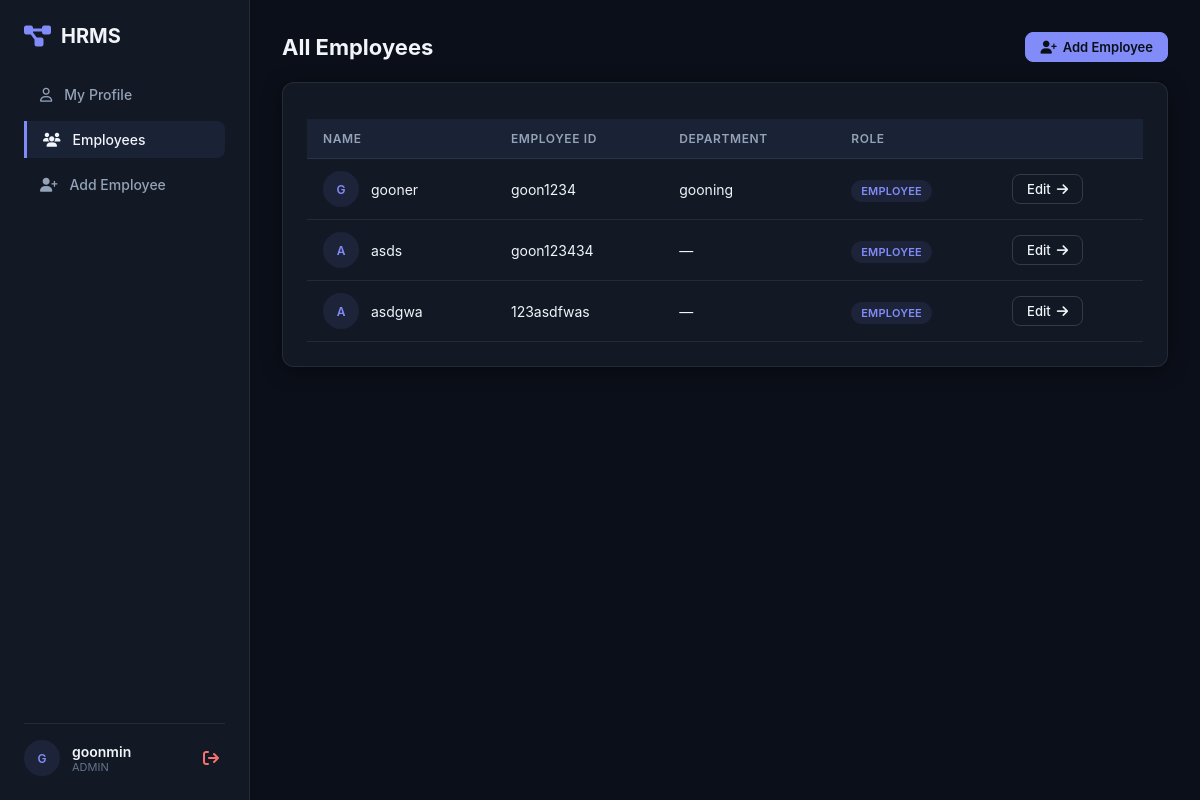
Page /employees/ (signed in) on the committed database.
### accounts/models.py (models this page shows, shortened)
class Profile(models.Model):
    ROLE_CHOICES = [
            ("EMPLOYEE", 'Employee'),
            ("ADMIN", "Admin/HR")
            ]
    user = models.OneToOneField(User, on_delete= models.CASCADE)
    role = models.CharField(max_length= 10, choices= ROLE_CHOICES, default="EMPLOYEE")
    employee_id = models.CharField(max_length= 20, unique= True)
    department = models.CharField(max_length= 100, blank= True)
    job_title = models.CharField(max_length= 100, blank= True)
    phone = models.CharField(max_length= 15, blank= True)
    address = models.TextField(blank= True)
    email = models.CharField(max_length=100, blank= True)
    profile_pic = models.ImageField(upload_to= 'profile_pics/', blank= True, null= True)

### accounts/views.py (the view)
# urls.py: path('employees/', views.employee_list_view, name='employee_list'),
@login_required
@user_passes_test(isAdmin)
def employee_list_view(request):
    profiles = Profile.objects.exclude(user=request.user).select_related('user')
    return render(request, 'accounts/employee_list.html', {'profiles': profiles})

### accounts/views.py (called while the page is built)
def isAdmin(user):
    return hasattr(user, 'profile') and user.profile.role == 'ADMIN'

### accounts/templates/accounts/employee_list.html (shortened to what this page needs)
{% extends "accounts/base.html" %}
{% block content %}
<div class="hdr">
    <h1 style="font-size:22px; font-weight:700;">All Employees</h1>
    <a href="{% url 'create_employee' %}" class="btn btn-primary"><i class="fa-solid fa-user-plus"></i> Add Employee</a>
</div>
<div class="card">
    {% if profiles %}
    <table>
        <thead>
            <tr>
                <th scope="col">Name</th>
                <th scope="col">Employee ID</th>
                <th scope="col">Department</th>
                <th scope="col">Role</th>
                <th scope="col"></th>
            </tr>
        </thead>
        <tbody>
            {% for profile in profiles %}
            <tr>
                <td>
                    <div class="row" style="border:none; padding:0;">
                        <div class="avatar av-a">{{ profile.user.username|first|upper }}</div>
                        {{ profile.user.username }}
                    </div>
                </td>
                <td>{{ profile.employee_id }}</td>
                <td>{{ profile.department|default:"—" }}</td>
                <td><span class="badge badge-{{ profile.role|lower }}">{{ profile.role }}</span></td>
                <td><a href="{% url 'edit_employee' profile.id %}" class="btn">Edit <i class="fa-solid fa-arrow-right"></i></a></td>
            </tr>
            {% endfor %}
        </tbody>
    </table>
    {% else %}
        <p style="text-align:center; color:var(--text-muted); padding:2rem 0;">No employees yet. Add one to get started.</p>
    {% endif %}
</div>
{% endblock %}

### accounts/templates/accounts/base.html (shortened to what this page needs)
{% load static %}
<!DOCTYPE html>
<html lang="en">
<head>
    <link rel="stylesheet" href="https://cdnjs.cloudflare.com/ajax/libs/font-awesome/6.5.1/css/all.min.css">
    <link rel="stylesheet" href="{% static 'css/style.css' %}">
</head>
<body>
    {% if user.is_authenticated %}
    <div class="app-container">
        <aside class="sidebar">
            <div class="brand"><i class="fa-solid fa-diagram-project"></i> HRMS</div>
            <ul class="nav-list">
                <li class="nav-item {% if request.resolver_match.url_name == 'profile' %}active{% endif %}">
                    <a href="{% url 'profile' %}"><i class="fa-regular fa-user"></i> My Profile</a>
                </li>
                {% if user.profile.role == 'ADMIN' %}
                <li class="nav-item {% if request.resolver_match.url_name == 'employee_list' %}active{% endif %}">
                    <a href="{% url 'employee_list' %}"><i class="fa-solid fa-users"></i> Employees</a>
                </li>
                <li class="nav-item {% if request.resolver_match.url_name == 'create_employee' %}active{% endif %}">
                    <a href="{% url 'create_employee' %}"><i class="fa-solid fa-user-plus"></i> Add Employee</a>
                </li>
                {% endif %}
            </ul>
            <div class="user-profile-section">
                {% if user.profile.profile_pic %}
                    <img src="{{ user.profile.profile_pic.url }}" alt="{{ user.username }}">
                {% else %}
                    <div class="avatar av-a">{{ user.username|first|upper }}</div>
                {% endif %}
                <div class="user-profile-info">
                    <div class="name">{{ user.username }}</div>
                    <div class="role">{{ user.profile.role }}</div>
                </div>
                <a href="{% url 'logout' %}" class="logout-btn" title="Logout"><i class="fa-solid fa-arrow-right-from-bracket"></i></a>
            </div>
        </aside>
        <main class="main-content">
            {% block content %}{% endblock %}
        </main>
    </div>
    {% else %}
        {% block auth_content %}{% endblock %}
    {% endif %}
</body>
</html>

### hrms/static/css/style.css (style rules this page uses)
:root { --font-sans: 'Inter', -apple-system, BlinkMacSystemFont, "Segoe UI", Roboto, sans-serif; --bg-app: #0b0f19; --surface-0: #121824; --surface-1: #1a2236; --surface-2: #242f4c; --border: rgba(255, 255, 255, 0.08); --border-strong: rgba(255, 255, 255, 0.15); --text-primary: #f1f5f9; --text-secondary: #94a3b8; --text-muted: #64748b; --text-accent: #818cf8; --text-success: #34d399; --text-danger: #f87171; --text-warning: #fbbf24; --text-pro: #c084fc; --bg-accent: rgba(129, 140, 248, 0.1); --bg-success: rgba(52, 211, 153, 0.1); --bg-danger: rgba(248, 113, 113, 0.1); --bg-warning: rgba(251, 191, 36, 0.1); --bg-pro: rgba(192, 132, 252, 0.1); --radius: 8px; --radius-lg: 12px; --shadow: 0 4px 20px -2px rgba(0, 0, 0, 0.5); --shadow-lg: 0 10px 25px -5px rgba(0, 0, 0, 0.7); }
* { box-sizing: border-box; margin: 0; padding: 0; }
body { font-family: var(--font-sans); color: var(--text-primary); background-color: var(--bg-app); min-height: 100vh; display: flex; flex-direction: column; }
a { color: var(--text-accent); text-decoration: none; transition: all 0.2s ease; }
.app-container { display: flex; flex: 1; }
.sidebar { width: 250px; background-color: var(--surface-0); border-right: 1px solid var(--border); padding: 24px; display: flex; flex-direction: column; gap: 28px; flex-shrink: 0; }
.brand { font-size: 20px; font-weight: 700; color: var(--text-primary); display: flex; align-items: center; gap: 10px; }
.brand i { color: var(--text-accent); font-size: 24px; }
.nav-list { list-style: none; display: flex; flex-direction: column; gap: 8px; }
.nav-item a { display: flex; align-items: center; gap: 12px; padding: 10px 16px; color: var(--text-secondary); border-radius: var(--radius); font-size: 14px; font-weight: 500; }
.nav-item a:hover, .nav-item.active a { color: var(--text-primary); background-color: var(--surface-1); }
.nav-item.active a { border-left: 3px solid var(--text-accent); border-radius: 0 var(--radius) var(--radius) 0; }
.main-content { flex: 1; padding: 32px; overflow-y: auto; max-width: 1400px; margin: 0 auto; width: 100%; }
.user-profile-section { margin-top: auto; padding-top: 16px; border-top: 1px solid var(--border); display: flex; align-items: center; gap: 12px; }
.user-profile-info { flex: 1; min-width: 0; }
.user-profile-info .name { font-size: 14px; font-weight: 600; color: var(--text-primary); white-space: nowrap; overflow: hidden; text-overflow: ellipsis; }
.user-profile-info .role { font-size: 11px; color: var(--text-muted); text-transform: uppercase; }
.logout-btn { color: var(--text-danger) !important; padding: 6px; border-radius: var(--radius); }
.card { background-color: var(--surface-0); border: 1px solid var(--border); border-radius: var(--radius-lg); padding: 24px; box-shadow: var(--shadow); transition: transform 0.2s ease, box-shadow 0.2s ease; }
.row { display: flex; align-items: center; gap: 12px; padding: 12px 0; border-bottom: 1px solid var(--border); }
.row:last-child { border-bottom: none; }
.avatar { width: 36px; height: 36px; border-radius: 50%; display: flex; align-items: center; justify-content: center; font-size: 12px; font-weight: 600; flex-shrink: 0; }
.av-a { background: var(--bg-accent); color: var(--text-accent); }
.badge { font-size: 11px; padding: 4px 10px; border-radius: 99px; font-weight: 600; text-transform: uppercase; letter-spacing: 0.02em; }
.badge-employee { background: var(--bg-accent); color: var(--text-accent); }
.btn { font-size: 13px; padding: 6px 14px; border-radius: var(--radius); border: 1px solid var(--border-strong); background: transparent; color: var(--text-primary); cursor: pointer; font-weight: 500; display: inline-flex; align-items: center; gap: 6px; transition: all 0.2s ease; }
.btn-primary { background: var(--text-accent); color: #0b0f19; border-color: var(--text-accent); font-weight: 600; }
.hdr { display: flex; align-items: center; justify-content: space-between; margin-bottom: 20px; }
table { width: 100%; border-collapse: collapse; margin-top: 12px; }
th, td { padding: 12px 16px; text-align: left; border-bottom: 1px solid var(--border); }
th { font-size: 12px; color: var(--text-secondary); font-weight: 600; text-transform: uppercase; letter-spacing: 0.05em; background-color: var(--surface-1); }
td { font-size: 14px; color: var(--text-primary); }

### rows in the picture
Profile: user.username|first "G", user.username "gooner", employee_id "goon1234", department "gooning", role "EMPLOYEE"
Profile: user.username|first "A", user.username "asds", employee_id "goon123434", department "—", role "EMPLOYEE"
Profile: user.username|first "A", user.username "asdgwa", employee_id "123asdfwas", department "—", role "EMPLOYEE"

### other values in the picture
{{ user.username|first|upper }} "G"
{{ user.username }} "goonmin"
{{ user.profile.role }} "ADMIN"
